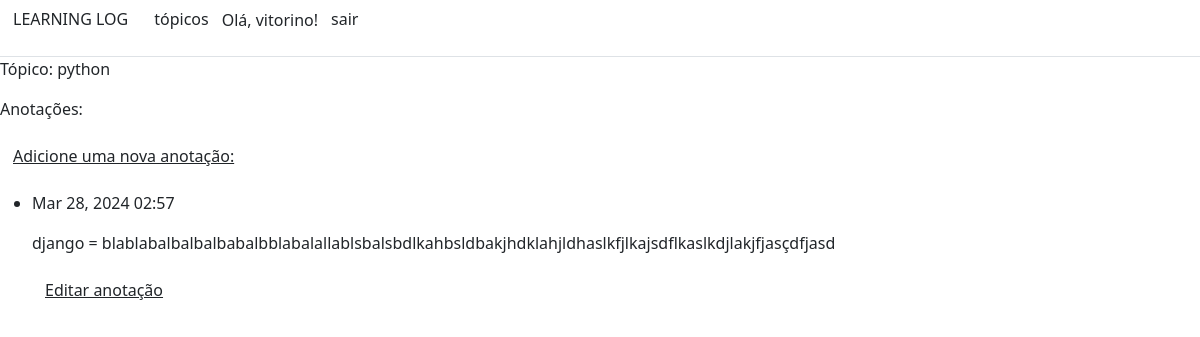
/topics/1/ (signed in), run on the app's committed database.
### learning_logs/models.py (models this page shows, shortened)
class Topic(models.Model):
    text = models.CharField(max_length = 200)
    date_added = models.DateTimeField(auto_now_add = True)
    owner = models.ForeignKey(User, on_delete=models.CASCADE)
    def __str__(self):
        return self.text

class Entry(models.Model):
    topic = models.ForeignKey(Topic, on_delete = models.CASCADE)
    text = models.TextField()
    date_added = models.DateTimeField(auto_now_add = True)
    class Meta:
        verbose_name_plural = 'entries'

### learning_logs/views.py (the view)
# urls.py: path('topics/<topic_id>/', views.topic, name='topic'),
@login_required
def topic(request, topic_id):
    topic = Topic.objects.get(id = topic_id)
    if topic.owner != request.user:
        raise Http404
    entries = topic.entry_set.order_by('-date_added')
    context = {'topic' : topic, 'entries' : entries}
    return render(request, 'learning_logs/topic.html', context)

### learning_logs/templates/learning_logs/topic.html
{% extends "learning_logs/base.html" %}
{% block content %}
    <p>Tópico: {{ topic }}</p>
    <p>Anotações: </p>
    <p><a href="{% url 'new_entry' topic.id %}" class="text-reset btn btn-link">Adicione uma nova anotação:</a></p>
    <ul>
        {% for entry in entries %}
        <li>
            <p>{{ entry.date_added | date:'M d, Y H:i' }}</p>
            <p>{{ entry.text | linebreaks }}</p>
            <p>
                <a href="{% url 'edit_entry' entry.id %}" class="text-reset btn btn-link">Editar anotação</a>
            </p>
        </li>
        {% empty %}
        <li>
            não há registros.
        </li>
        {% endfor %}
    </ul>
{% endblock content %}

### learning_logs/templates/learning_logs/base.html (shortened to what this page needs)
<!DOCTYPE html>
<html lang="pt-br">
<head>
    <link href="https://cdn.jsdelivr.net/npm/bootstrap@5.3.0/dist/css/bootstrap.min.css" rel="stylesheet">
</head>
<body>
<div class="conteiner">
    <div role="navigation">
        <ul class="nav nav-tabs">
                <li role="presentation" class="active"><a href="{% url 'index' %}" class="text-reset text-decoration-none btn btn-link">LEARNING LOG</a></li>
                <li role="presentation"><a href="{% url 'topics' %}" class="text-reset text-decoration-none btn btn-link">tópicos</a></li>
                {% if user.is_authenticated %}
                    <p class="navbar-text">Olá, {{ user.username }}!</p>
                    <li role="presentation"><a href="{% url 'logout' %}" class="text-reset text-decoration-none btn btn-link">sair</a></li>
                {% else %}
                    <li role="presentation"><a href="{% url 'register' %}" class="text-reset text-decoration-none btn btn-link">cadastre-se</a></li>
                    <li role="presentation"><a href="{% url 'login' %}" class="text-reset text-decoration-none btn btn-link">entrar</a></li>
                {% endif %}
        </ul>
    </div>
</div>
{% block content %}{% endblock content %}
</body>
</html>

### data on the page
Topic: text "python"
Entry: date_added "Mar 28, 2024 02:57", text "django = blablabalbalbalbabalbblabalallablsbalsbdlkahbsldbakjhdklahjldhaslkfjlkajsdflkaslkdjlakjfjasçdfjasd"

### other printed values
{{ user.username }} "vitorino"
